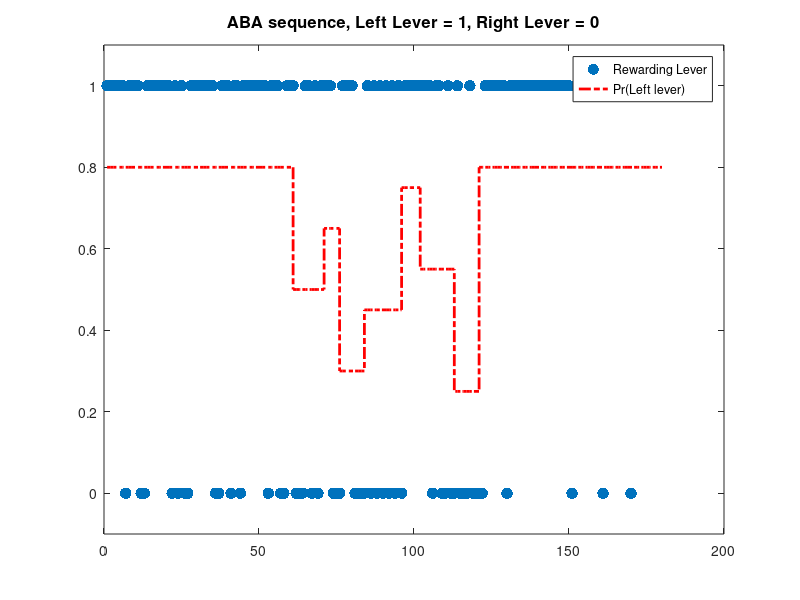
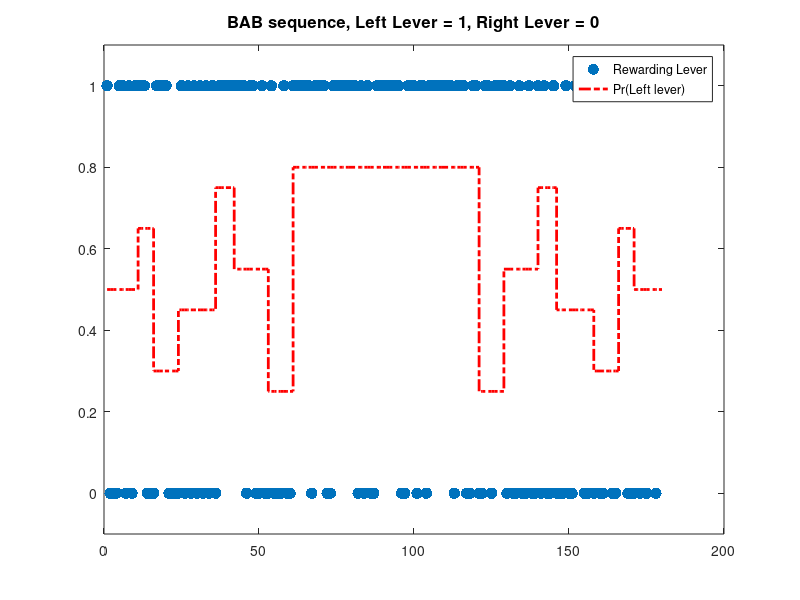

Write MATLAB code to recreate these figures, in order. (Note: this script raises an error after producing the figures.)
close all force
clear
clc

%%
% Create binary sequences both an ABA and a BAB, all probabilities are in
% terms of the left lever, right lever = 1 - left lever

randSeed = 100;
rng(randSeed);

numTrials = 60;

probASection1 = 0.8;
probASection2 = 0.8;

probsBSection1 = [0.5, 0.65, 0.3, 0.45, 0.75, 0.55, 0.25];
probsBSection2 = [0.25, 0.55, 0.75, 0.45, 0.3, 0.65, 0.5];
numTrialsBSection1 = [10, 5, 8, 12, 6, 11, 8]; % These must sum to numTrials
numTrialsBSection2 = [8, 11, 6, 12, 8, 5, 10]; % These must sum to numTrials


stableABASeq1 = rand(numTrials, 1) < probASection1;
stableABASeq2 = rand(numTrials, 1) < probASection2;

unstableABASeq1 = vertcat(rand(numTrialsBSection1(1), 1) < probsBSection1(1), ...
                                               rand(numTrialsBSection1(2), 1) < probsBSection1(2), ...
                                               rand(numTrialsBSection1(3), 1) < probsBSection1(3), ...
                                               rand(numTrialsBSection1(4), 1) < probsBSection1(4), ...
                                               rand(numTrialsBSection1(5), 1) < probsBSection1(5), ...
                                               rand(numTrialsBSection1(6), 1) < probsBSection1(6), ...
                                               rand(numTrialsBSection1(7), 1) < probsBSection1(7));
                                           
unstableABASeq2 = vertcat(rand(numTrialsBSection2(1), 1) < probsBSection2(1), ...
                                               rand(numTrialsBSection2(2), 1) < probsBSection2(2), ...
                                               rand(numTrialsBSection2(3), 1) < probsBSection2(3), ...
                                               rand(numTrialsBSection2(4), 1) < probsBSection2(4), ...
                                               rand(numTrialsBSection2(5), 1) < probsBSection2(5), ...
                                               rand(numTrialsBSection2(6), 1) < probsBSection2(6), ...
                                               rand(numTrialsBSection2(7), 1) < probsBSection2(7));

  
%%
% Made each of the sections now paste them together and plot the results
 
seqABALeftLever = vertcat(stableABASeq1, unstableABASeq1, stableABASeq2);
seqABARightLever = ~seqABALeftLever;
 
probSeqABA = vertcat(zeros(numTrials, 1) + probASection1, ...
                                      zeros(numTrialsBSection1(1), 1) + probsBSection1(1), ...
                                      zeros(numTrialsBSection1(2), 1) + probsBSection1(2), ...
                                      zeros(numTrialsBSection1(3), 1) + probsBSection1(3), ...
                                      zeros(numTrialsBSection1(4), 1) + probsBSection1(4), ...
                                      zeros(numTrialsBSection1(5), 1) + probsBSection1(5), ...
                                      zeros(numTrialsBSection1(6), 1) + probsBSection1(6), ...
                                      zeros(numTrialsBSection1(7), 1) + probsBSection1(7), ...
                                      zeros(numTrials, 1) + probASection2);
                                    

seqBABLeftLever = vertcat(unstableABASeq1, stableABASeq1, unstableABASeq2);
seqBABRightLever = ~seqBABLeftLever;
 
probSeqBAB = vertcat(zeros(numTrialsBSection1(1), 1) + probsBSection1(1), ...
                                      zeros(numTrialsBSection1(2), 1) + probsBSection1(2), ...
                                      zeros(numTrialsBSection1(3), 1) + probsBSection1(3), ...
                                      zeros(numTrialsBSection1(4), 1) + probsBSection1(4), ...
                                      zeros(numTrialsBSection1(5), 1) + probsBSection1(5), ...
                                      zeros(numTrialsBSection1(6), 1) + probsBSection1(6), ...
                                      zeros(numTrialsBSection1(7), 1) + probsBSection1(7), ...
                                      zeros(numTrials, 1) + probASection1, ...
                                      zeros(numTrialsBSection2(1), 1) + probsBSection2(1), ...
                                      zeros(numTrialsBSection2(2), 1) + probsBSection2(2), ...
                                      zeros(numTrialsBSection2(3), 1) + probsBSection2(3), ...
                                      zeros(numTrialsBSection2(4), 1) + probsBSection2(4), ...
                                      zeros(numTrialsBSection2(5), 1) + probsBSection2(5), ...
                                      zeros(numTrialsBSection2(6), 1) + probsBSection2(6), ...
                                      zeros(numTrialsBSection2(7), 1) + probsBSection2(7));
 
%% 
% Plot the sequences
figure;
plot(seqABALeftLever, '.', 'MarkerSize', 25); ylim([-0.1, 1.1]);
hold on;
stairs(probSeqABA, '-.', 'Color', 'r', 'LineWidth', 2);
legend({'Rewarding Lever', 'Pr(Left lever)'});
title('ABA sequence, Left Lever = 1, Right Lever = 0', 'FontWeight', 'bold', 'FontSize', 12);
 
figure;
plot(seqBABLeftLever, '.', 'MarkerSize', 25); ylim([-0.1, 1.1]);
hold on;
stairs(probSeqBAB, '-.', 'Color', 'r', 'LineWidth', 2);
legend({'Rewarding Lever', 'Pr(Left lever)'});
title('BAB sequence, Left Lever = 1, Right Lever = 0', 'FontWeight', 'bold', 'FontSize', 12);

%% Write out the sequences to a .csv file

tempTable = array2table([seqABALeftLever, seqABARightLever]);
tempTable.Properties.VariableNames = {'ABA Left Lever', 'ABA Right Lever'};
writetable(tempTable, [pwd, filesep, 'seqABABothLevers.csv']);
 
 tempTable = array2table([seqBABLeftLever, seqBABRightLever]);
tempTable.Properties.VariableNames = {'BAB Left Lever', 'BAB Right Lever'};
writetable(tempTable, [pwd, filesep, 'seqBABBothLevers.csv']);
 
 
 
 
 
 